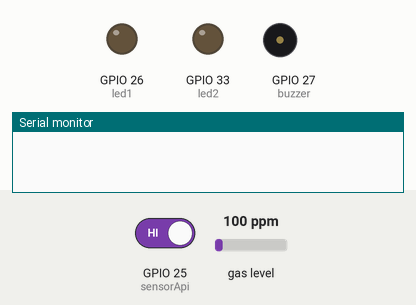
A sketch run on a simulated ESP32. Parts: output pins drawn as LEDs (lit = HIGH), buzzer (waves = sounding), the last lines printed to the serial monitor. Inputs (shaded band) come from the test bench; at power-on: GPIO 25 (sensorApi) HIGH, gas level 100 ppm.

Above: at 0.0 s.
At 1.7 s:
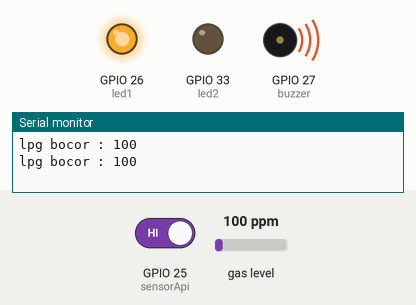
1.8 s: GPIO 25 (sensorApi) driven LOW
At 3.7 s:
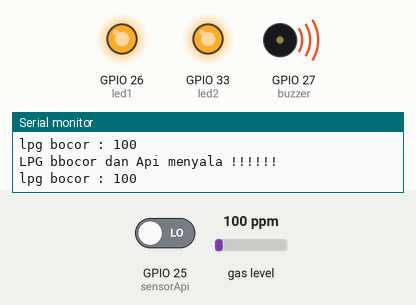
4.1 s: GPIO 25 (sensorApi) driven HIGH
Timing chart, 0 to 7.1 s (numbered marks = the images above; inputs shaded):
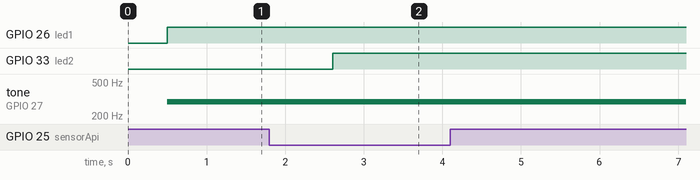

The sketch:

sketch_oct14b.ino
```cpp
#include <MQ2.h>
#define buzzer 27
#define led1 26
#define led2 33
#define sensorApi 25
#define pinmq2 32

int lpg;
MQ2 mq2(pinmq2);

void setup() {
  // put your setup code here, to run once:
  Serial.begin(115200);
  pinMode(sensorApi, INPUT);
  pinMode(led1, OUTPUT);
  pinMode(led2, OUTPUT);
  mq2.begin();
}

void loop() {
  // put your main code here, to run repeatedly:
  bool readFireSensor = digitalRead(sensorApi);
  float* values = mq2.read(true);
  lpg = mq2.readLPG();

  if(lpg != 0){
    Serial.print("lpg bocor : ");
    Serial.println(lpg);
    digitalWrite(led1, HIGH);
    tone(buzzer, 293);
    delay(700);
    noTone(buzzer);
    if (readFireSensor == LOW){
      Serial.println("LPG bbocor dan Api menyala !!!!!!");
      digitalWrite(led2, HIGH);
  	  tone(buzzer, 293);
      delay(500);
    }
  }
  else{
    if (readFireSensor == LOW){
      Serial.println("Ada Api!");
      digitalWrite(led2, HIGH);
  	  tone(buzzer, 293);
      delay(500);
    }else{

    }
    Serial.println("Tidak ada Api!");
    noTone(buzzer);
    digitalWrite(led1, LOW);
    digitalWrite(led2, LOW);
  }

}
```

Measured:
- after the input at 1.8 s, GPIO 33 (led2): LOW → HIGH after 0.80 s
